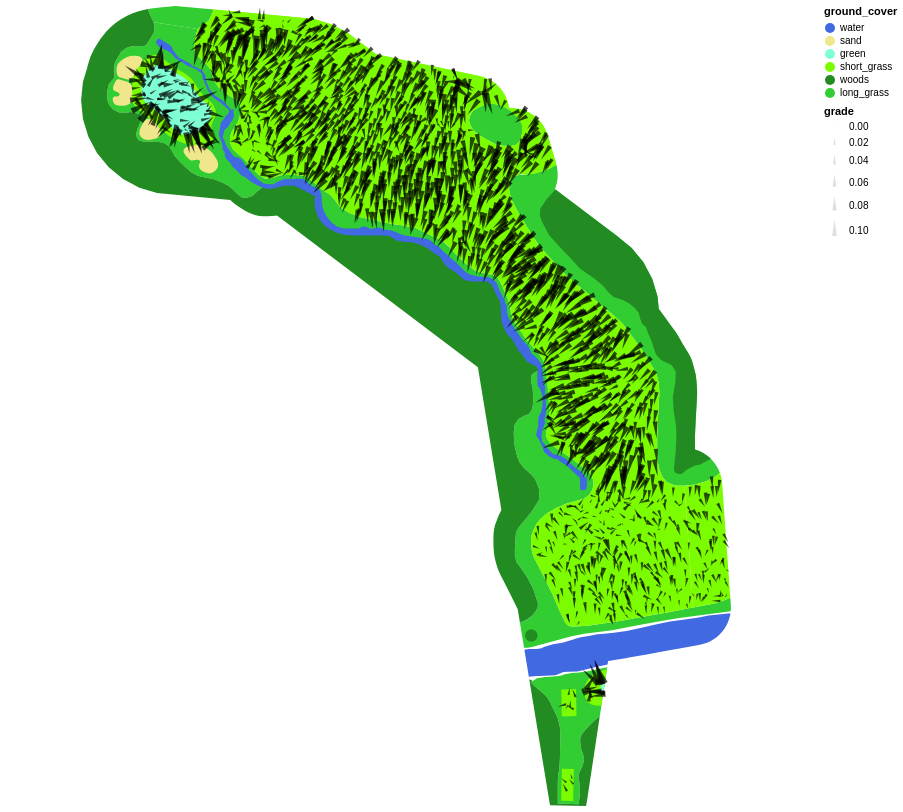

Here is the notebook cell this chart was saved with:
### Code cell
(layout + inclines)

### Figure 1 — Vega-Lite specification as saved in the notebook (floating-point values rounded to 4 significant figures; data arrays with more than 128 entries replaced by an {"elided": "..."} marker saying what was removed)
{"config": {"view": {"continuousWidth": 400, "continuousHeight": 300}}, "layer": [{"data": {"name": "data-23fe2ac199a5ea6854b49c9051ac5f1b"}, "mark": "geoshape", "encoding": {"color": {"field": "ground_cover", "scale": {"domain": ["water", "sand", "green", "short_grass", "woods", "long_grass"], "range": ["RoyalBlue", "Khaki", "Aquamarine", "LawnGreen", "ForestGreen", "LimeGreen"]}, "type": "nominal"}, "tooltip": [{"field": "name", "type": "nominal"}, {"field": "ground_cover", "type": "nominal"}, {"field": "course_area", "type": "nominal"}]}, "projection": {"reflectY": true, "type": "identity"}}, {"data": {"name": "data-5f0960be3afe224f44f051db87164ef4"}, "mark": {"type": "point", "color": "lightgray", "filled": true, "shape": "wedge"}, "encoding": {"angle": {"field": "slope_heading", "type": "quantitative"}, "color": {"condition": {"value": "black", "selection": "selector001"}, "value": "lightgray"}, "latitude": {"field": "y", "type": "quantitative"}, "longitude": {"field": "x", "type": "quantitative"}, "size": {"field": "grade", "scale": {"domain": [0, 0.1]}, "type": "quantitative"}, "tooltip": [{"field": "yards_east", "type": "quantitative"}, {"field": "yards_north", "type": "quantitative"}, {"field": "yards_from_tee", "type": "quantitative"}, {"field": "z", "type": "quantitative"}, {"field": "slope_heading", "type": "quantitative"}, {"field": "grade", "type": "quantitative"}]}, "height": 800, "projection": {"reflectY": true, "type": "identity"}, "selection": {"selector001": {"type": "single", "on": "mouseover", "nearest": true}}, "width": 800}], "$schema": "https://vega.github.io/schema/vega-lite/v4.17.0.json", "datasets": {"data-23fe2ac199a5ea6854b49c9051ac5f1b": [{"name": "rough", "course_area": "general_area", "ground_cover": "long_grass", "type": "Feature", "geometry": {"type": "Polygon", "coordinates": [[[-352.6, -967.7], [-354.6, -969.2], [-356.8, -971.4], [-359.4, -974.1], [-361.5, -976.8], [-362.2, -979.3], [-361.9, -983.7], [-360.7, -986.8], [-360.1, -989.6], [-360.7, -992.9], [-362.4, -996.3], [-362.9, -997.6], [-363.1, -999.4], [-362.7, -1002.0], [-362.2, -1006.0], [-362.4, -1010.0], [-363.0, -1014.0], [-374.0, -1013.0], [-374.1, -1006.0], [-373.9, -999.5], [-373.2, -994.4], [-372.9, -989.7], [-372.8, -985.1], [-372.6, -980.2], [-372.7, -975.4], [-373.0, -972.2], [-373.6, -969.6], [-374.3, -967.5], [-375.5, -964.9], [-377.1, -961.8], [-377.7, -960.2], [-379.6, -957.1], [-382.0, -954.5], [-386.0, -951.3], [-388.4, -948.9], [-387.2, -948.3], [-385.9, -947.5], [-385.3, -947.0], [-384.7, -946.7], [-383.0, -946.6], [-381.0, -946.2], [-378.3, -946.0], [-374.9, -945.8], [-372.1, -945.4], [-370.3, -944.7], [-366.7, -944.1], [-362.6, -943.9], [-358.1, -943.1], [-354.3, -942.3], [-349.8, -941.5], [-347.9, -941.1], [-351.8, -967.1], [-352.6, -967.7]]]}}, {"name": "rough", "course_area": "general_area", "ground_cover": "long_grass", "type": "Feature", "geometry": {"type": "Polygon", "coordinates": [[[-420.6, -649.3], [-419.7, -647.5], [-418.7, -646.2], [-416.7, -645.0], [-414.0, -643.7], [-411.4, -642.8], [-408.6, -642.7], [-404.9, -643.1], [-402.1, -644.6], [-399.2, -646.2], [-396.7, -648.4], [-394.5, -651.1], [-393.2, -652.9], [-392.8, -655.1], [-392.8, -657.5], [-393.3, -660.0], [-394.0, -662.3], [-395.8, -664.3], [-398.6, -665.0], [-403.1, -664.9], [-407.1, -663.9], [-411.2, -661.9], [-415.2, -659.5], [-417.6, -657.6], [-419.6, -655.4], [-420.7, -653.1], [-421.0, -651.4], [-420.6, -649.3]]]}}, {"name": "rough", "course_area": "general_area", "ground_cover": "long_grass", "type": "Feature", "geometry": {"type": "Polygon", "coordinates": {"elided": "1x261x2 float values"}}}, {"name": "rough", "course_area": "general_area", "ground_cover": "long_grass", "type": "Feature", "geometry": {"type": "Polygon", "coordinates": [[[-556.8, -594.0], [-558.8, -598.7], [-564.7, -603.1], [-588.0, -599.5], [-589.0, -597.3], [-590.1, -595.3], [-590.9, -592.8], [-591.0, -592.4], [-588.2, -592.1], [-587.0, -592.0], [-586.6, -592.0], [-586.2, -591.9], [-576.4, -590.9], [-556.2, -592.8], [-556.8, -594.0]]]}}, {"name": "rough", "course_area": "general_area", "ground_cover": "long_grass", "type": "Feature", "geometry": {"type": "Polygon", "coordinates": {"elided": "1x84x2 float values"}}}, {"name": "woods", "course_area": "general_area", "ground_cover": "woods", "type": "Feature", "geometry": {"type": "Polygon", "coordinates": {"elided": "1x73x2 float values"}}}, {"name": "woods", "course_area": "general_area", "ground_cover": "woods", "type": "Feature", "geometry": {"type": "Polygon", "coordinates": [[[-378.0, -1014.0], [-378.1, -1014.0], [-378.3, -1013.0], [-389.1, -947.4], [-387.2, -948.3], [-388.4, -948.9], [-386.0, -951.3], [-382.0, -954.5], [-379.6, -957.1], [-377.7, -960.2], [-377.1, -961.8], [-375.5, -964.9], [-374.3, -967.5], [-373.6, -969.6], [-373.0, -972.2], [-372.7, -975.4], [-372.6, -980.2], [-372.8, -985.1], [-372.9, -989.7], [-373.2, -994.4], [-373.9, -999.5], [-374.1, -1006.0], [-374.0, -1013.0], [-363.0, -1014.0], [-362.4, -1010.0], [-362.2, -1006.0], [-362.7, -1002.0], [-363.1, -999.4], [-362.9, -997.6], [-362.4, -996.3], [-360.7, -992.9], [-360.1, -989.6], [-360.7, -986.8], [-361.9, -983.7], [-362.2, -979.3], [-361.5, -976.8], [-359.4, -974.1], [-356.8, -971.4], [-354.6, -969.2], [-352.6, -967.7], [-351.8, -967.1], [-358.7, -1013.0], [-359.0, -1014.0], [-359.2, -1015.0], [-378.0, -1014.0]]]}}, {"name": "woods", "course_area": "general_area", "ground_cover": "woods", "type": "Feature", "geometry": {"type": "Polygon", "coordinates": {"elided": "1x201x2 float values"}}}, {"name": "woods", "course_area": "general_area", "ground_cover": "woods", "type": "Feature", "geometry": {"type": "Polygon", "coordinates": [[[-391.2, -923.4], [-390.8, -922.4], [-390.0, -921.6], [-389.1, -921.1], [-388.0, -921.0], [-386.9, -921.2], [-386.0, -921.7], [-385.3, -922.5], [-384.8, -923.5], [-384.8, -924.6], [-385.1, -925.6], [-385.7, -926.5], [-386.5, -927.1], [-387.5, -927.5], [-388.6, -927.4], [-389.6, -927.1], [-390.4, -926.5], [-391.0, -925.6], [-391.3, -924.5], [-391.2, -923.4]]]}}, {"name": "fairway", "course_area": "general_area", "ground_cover": "short_grass", "type": "Feature", "geometry": {"type": "Polygon", "coordinates": [[[-353.4, -961.5], [-356.2, -960.8], [-358.2, -959.5], [-359.4, -957.2], [-360.1, -954.9], [-360.1, -952.6], [-359.1, -949.6], [-357.6, -947.0], [-355.1, -944.9], [-352.1, -943.4], [-348.6, -942.2], [-348.0, -942.1], [-350.9, -961.3], [-353.4, -961.5]]]}}, {"name": "fairway", "course_area": "general_area", "ground_cover": "short_grass", "type": "Feature", "geometry": {"type": "Polygon", "coordinates": {"elided": "1x70x2 float values"}}}, {"name": "tee", "course_area": "teeing_area", "ground_cover": "short_grass", "type": "Feature", "geometry": {"type": "Polygon", "coordinates": [[[-535.5, -595.2], [-516.4, -597.3], [-517.1, -603.8], [-536.2, -601.7], [-535.5, -595.2]]]}}, {"name": "fairway", "course_area": "general_area", "ground_cover": "short_grass", "type": "Feature", "geometry": {"type": "Polygon", "coordinates": [[[-285.0, -905.3], [-288.2, -906.4], [-291.1, -907.3], [-302.3, -909.5], [-304.6, -877.2], [-307.0, -845.0], [-301.2, -844.3], [-295.3, -842.5], [-290.5, -840.0], [-288.1, -838.2], [-287.7, -839.7], [-287.2, -841.6], [-287.0, -843.5], [-284.7, -875.8], [-282.7, -904.1], [-285.0, -905.3]]]}}, {"name": "fairway", "course_area": "general_area", "ground_cover": "short_grass", "type": "Feature", "geometry": {"type": "Polygon", "coordinates": {"elided": "1x66x2 float values"}}}, {"name": "tee", "course_area": "teeing_area", "ground_cover": "short_grass", "type": "Feature", "geometry": {"type": "Polygon", "coordinates": [[[-371.8, -994.8], [-365.5, -994.9], [-365.9, -1012.0], [-372.2, -1012.0], [-371.8, -994.8]]]}}, {"name": "tee", "course_area": "teeing_area", "ground_cover": "short_grass", "type": "Feature", "geometry": {"type": "Polygon", "coordinates": [[[-364.4, -952.6], [-364.1, -966.9], [-371.9, -967.1], [-372.2, -952.8], [-364.4, -952.6]]]}}, {"name": "fairway", "course_area": "general_area", "ground_cover": "short_grass", "type": "Feature", "geometry": {"type": "Polygon", "coordinates": {"elided": "2 rows, 142 float values in total"}}}, {"name": "fairway", "course_area": "general_area", "ground_cover": "short_grass", "type": "Feature", "geometry": {"type": "Polygon", "coordinates": {"elided": "1x159x2 float values"}}}, {"name": "green", "course_area": "putting_green", "ground_cover": "green", "type": "Feature", "geometry": {"type": "Polygon", "coordinates": [[[-594.5, -634.0], [-594.3, -632.3], [-594.1, -630.8], [-593.8, -629.3], [-593.2, -628.0], [-592.5, -626.9], [-591.7, -625.7], [-591.0, -624.8], [-590.4, -624.1], [-589.3, -623.3], [-588.1, -622.6], [-587.0, -622.3], [-585.8, -622.0], [-584.6, -621.9], [-583.5, -622.0], [-582.3, -622.5], [-580.7, -623.1], [-579.4, -624.0], [-578.3, -624.9], [-576.6, -626.1], [-575.3, -626.9], [-573.4, -627.9], [-571.8, -628.9], [-570.4, -630.0], [-569.1, -631.5], [-567.8, -633.2], [-566.8, -634.8], [-565.3, -636.9], [-564.0, -638.6], [-561.9, -640.7], [-560.7, -641.7], [-559.5, -642.9], [-558.6, -643.6], [-558.0, -644.7], [-557.4, -646.1], [-557.3, -647.3], [-557.5, -648.9], [-557.9, -650.6], [-558.7, -652.2], [-559.7, -653.7], [-561.6, -655.4], [-564.0, -657.1], [-566.1, -658.2], [-568.7, -659.0], [-571.0, -659.2], [-573.7, -658.8], [-575.9, -657.8], [-577.3, -656.5], [-578.9, -654.9], [-580.2, -653.3], [-581.7, -651.4], [-583.5, -649.4], [-585.2, -647.8], [-587.0, -646.3], [-588.7, -645.0], [-590.5, -643.7], [-591.6, -642.6], [-592.8, -641.4], [-593.7, -640.1], [-594.2, -638.5], [-594.5, -636.9], [-594.5, -635.4], [-594.5, -634.0]]]}}, {"name": "green", "course_area": "putting_green", "ground_cover": "green", "type": "Feature", "geometry": {"type": "Polygon", "coordinates": [[[-350.3, -955.7], [-350.9, -954.9], [-351.4, -953.7], [-351.5, -952.0], [-351.1, -950.9], [-350.6, -949.9], [-349.8, -948.9], [-348.9, -948.1], [-350.1, -955.9], [-350.3, -955.7]]]}}, {"name": "bunkers", "course_area": "bunker", "ground_cover": "sand", "type": "Feature", "geometry": {"type": "Polygon", "coordinates": [[[-609.6, -639.6], [-609.4, -639.2], [-608.9, -638.9], [-608.3, -638.8], [-607.5, -638.8], [-606.8, -638.7], [-606.2, -638.3], [-606.1, -637.7], [-606.1, -637.2], [-606.5, -636.9], [-607.0, -636.6], [-607.7, -636.4], [-608.4, -636.1], [-609.1, -635.7], [-609.4, -635.1], [-609.5, -634.5], [-609.4, -633.6], [-609.1, -632.5], [-608.4, -631.2], [-607.9, -630.3], [-607.5, -629.9], [-606.9, -629.7], [-606.1, -629.7], [-604.8, -630.2], [-603.3, -630.6], [-602.0, -631.1], [-601.2, -631.4], [-600.6, -631.8], [-600.0, -632.5], [-599.6, -633.4], [-599.4, -634.5], [-599.4, -635.7], [-599.4, -636.7], [-599.4, -637.6], [-599.4, -638.9], [-599.5, -640.4], [-599.7, -641.0], [-600.0, -641.7], [-600.4, -642.2], [-600.9, -642.7], [-601.7, -643.2], [-602.8, -643.6], [-604.2, -643.7], [-605.5, -643.7], [-606.9, -643.5], [-608.2, -643.2], [-609.0, -642.5], [-609.4, -641.8], [-609.6, -641.0], [-609.7, -640.2], [-609.6, -639.6]]]}}, {"name": "bunkers", "course_area": "bunker", "ground_cover": "sand", "type": "Feature", "geometry": {"type": "Polygon", "coordinates": [[[-595.5, -657.5], [-595.3, -656.2], [-594.6, -654.5], [-593.7, -653.1], [-592.6, -651.6], [-591.7, -650.8], [-590.7, -650.6], [-589.7, -650.8], [-588.8, -651.4], [-588.0, -652.0], [-587.2, -652.8], [-586.6, -653.4], [-586.0, -654.0], [-585.4, -654.7], [-584.9, -655.7], [-584.4, -657.1], [-584.3, -658.4], [-584.7, -659.6], [-585.4, -660.4], [-586.4, -660.9], [-587.4, -661.2], [-588.9, -661.6], [-590.5, -661.8], [-592.0, -661.8], [-593.1, -661.4], [-594.1, -660.8], [-595.0, -660.1], [-595.6, -658.8], [-595.5, -657.5]]]}}, {"name": "bunkers", "course_area": "bunker", "ground_cover": "sand", "type": "Feature", "geometry": {"type": "Polygon", "coordinates": [[[-572.1, -667.1], [-571.8, -666.5], [-570.9, -665.7], [-569.3, -665.0], [-567.3, -664.7], [-565.4, -664.5], [-563.2, -664.7], [-561.5, -665.3], [-560.4, -665.9], [-559.1, -666.7], [-557.9, -667.7], [-556.6, -669.1], [-555.5, -670.7], [-554.7, -672.1], [-554.2, -673.1], [-553.9, -674.4], [-553.9, -675.8], [-554.4, -676.8], [-555.3, -677.9], [-556.6, -679.0], [-557.9, -679.5], [-559.1, -679.4], [-560.3, -679.2], [-561.3, -678.8], [-562.3, -678.2], [-563.2, -677.5], [-563.8, -676.7], [-564.0, -676.0], [-564.0, -675.1], [-563.7, -674.2], [-563.5, -673.5], [-563.5, -673.0], [-563.9, -672.5], [-564.6, -672.3], [-565.5, -672.3], [-566.7, -672.6], [-567.6, -672.7], [-568.2, -672.7], [-568.9, -672.3], [-569.6, -671.7], [-570.4, -670.9], [-571.2, -669.9], [-571.7, -669.2], [-572.0, -668.4], [-572.2, -667.6], [-572.1, -667.1]]]}}, {"name": "bunkers", "course_area": "bunker", "ground_cover": "sand", "type": "Feature", "geometry": {"type": "Polygon", "coordinates": [[[-607.6, -623.7], [-607.3, -622.4], [-606.8, -621.5], [-606.0, -620.5], [-605.0, -619.6], [-603.6, -618.6], [-602.4, -618.0], [-600.4, -617.3], [-598.9, -617.2], [-597.7, -617.2], [-596.5, -617.4], [-595.4, -617.7], [-594.6, -618.1], [-594.3, -618.7], [-593.9, -619.1], [-593.9, -619.9], [-594.1, -620.9], [-595.0, -621.9], [-596.1, -623.3], [-597.1, -624.7], [-598.1, -626.4], [-598.8, -628.4], [-599.8, -629.3], [-600.6, -629.8], [-601.6, -629.8], [-602.6, -629.7], [-603.8, -629.3], [-605.2, -628.9], [-606.1, -628.6], [-606.7, -628.2], [-607.1, -627.7], [-607.4, -627.0], [-607.6, -626.1], [-607.7, -624.9], [-607.6, -623.7]]]}}, {"name": "water_hazard", "course_area": "penalty_area", "ground_cover": "water", "type": "Feature", "geometry": {"type": "Polygon", "coordinates": [[[-354.4, -941.0], [-358.2, -942.0], [-363.6, -943.3], [-368.4, -943.5], [-371.0, -943.6], [-375.2, -945.3], [-381.0, -945.5], [-386.9, -945.9], [-389.4, -946.0], [-391.7, -931.8], [-389.5, -931.4], [-385.4, -931.3], [-382.6, -931.0], [-381.1, -930.2], [-376.5, -928.8], [-371.7, -928.0], [-366.7, -926.6], [-362.5, -925.3], [-357.7, -924.6], [-353.1, -923.6], [-349.4, -923.3], [-344.3, -922.8], [-337.7, -921.9], [-330.2, -920.2], [-323.4, -918.6], [-314.7, -916.8], [-307.6, -915.8], [-299.4, -914.8], [-294.2, -913.7], [-287.5, -913.0], [-282.6, -912.5], [-282.8, -913.8], [-283.3, -915.7], [-284.0, -917.5], [-284.9, -919.2], [-285.9, -920.9], [-287.1, -922.4], [-288.5, -923.8], [-289.9, -925.1], [-291.5, -926.3], [-293.2, -927.2], [-295.0, -928.0], [-296.8, -928.7], [-298.7, -929.1], [-310.3, -931.3], [-310.4, -931.3], [-319.4, -932.9], [-327.6, -934.4], [-327.8, -934.4], [-337.1, -936.1], [-337.2, -936.1], [-345.0, -937.4], [-345.5, -937.5], [-347.4, -937.7], [-347.7, -939.6], [-354.4, -941.0]]]}}, {"name": "water_hazard", "course_area": "penalty_area", "ground_cover": "water", "type": "Feature", "geometry": {"type": "Polygon", "coordinates": {"elided": "1x286x2 float values"}}}], "data-5f0960be3afe224f44f051db87164ef4": {"elided": "2028 records"}}}
